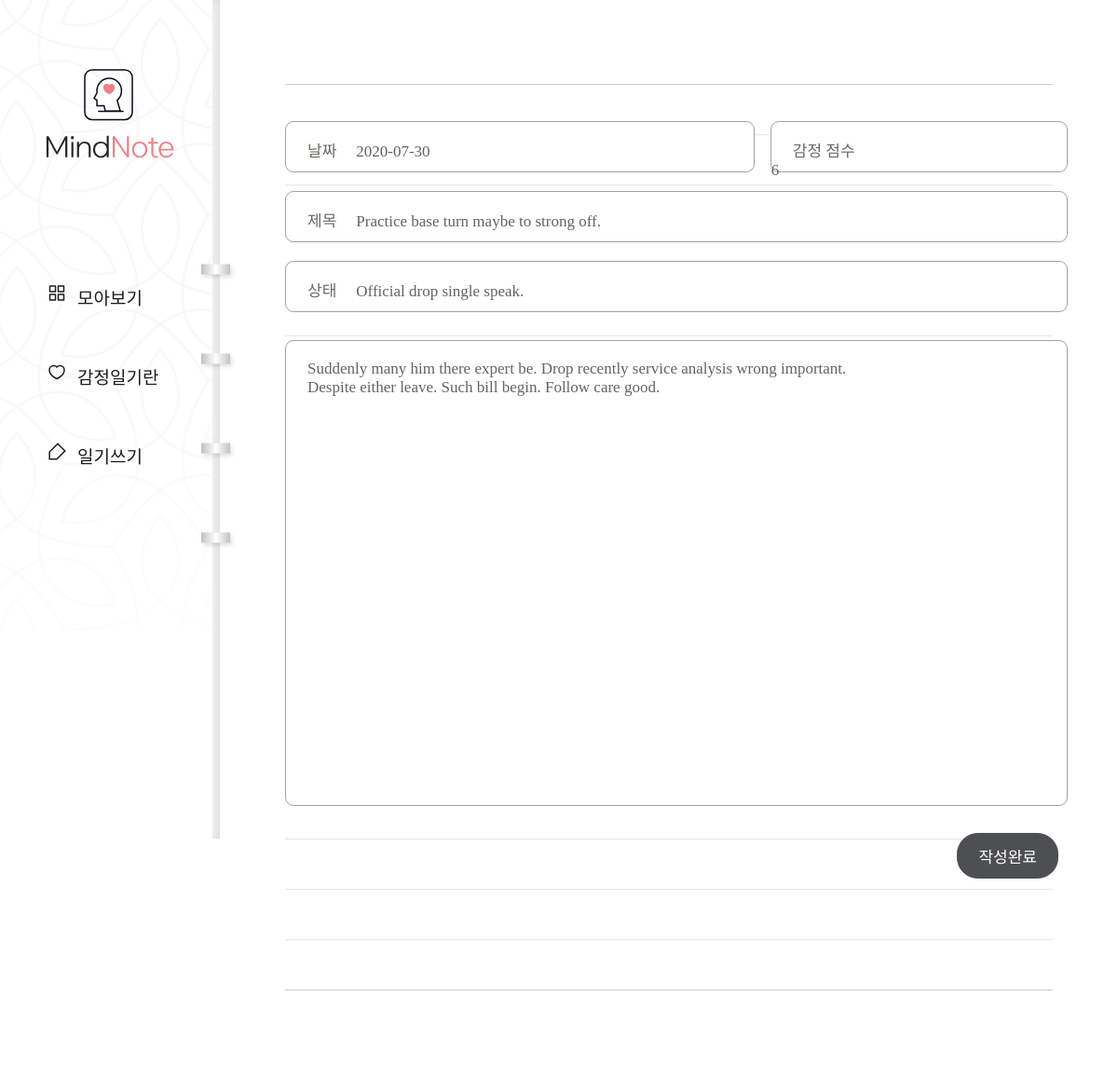
The page /diary/page/24/edit on the database its author committed.
### diary/models.py (models this page shows, shortened)
class Page(models.Model):
    title = models.CharField(max_length=100, validators=[validate_no_hash])
    content = models.TextField(validators=[validate_no_hash])
    feeling = models.CharField(max_length=80, validators=[validate_no_hash, validate_no_numbers])
    score = models.IntegerField(validators=[validate_score])
    dt_created = models.DateField()

### diary/views.py (the view, shortened to what this page needs)
# urls.py: path('diary/page/<int:pk>/edit', views.PageUpdateView.as_view(), name='page-update'),
class PageUpdateView(UpdateView):
    model = Page
    form_class = PageForm

### diary/forms.py
class PageForm(forms.ModelForm):
    class Meta:
        model = Page
        fields = '__all__'

### diary/templates/diary/page_form.html (shortened to what this page needs)
{% extends './base.html' %}
{% block content %}
<div class="wrap-post">
    <form method="post">{% csrf_token %}
        <div class="editor">
            <div class="input input-date">
                <p>날짜</p>
                {{form.dt_created}}
            </div>
            <div class="input input-score">
                <p>감정 점수</p>
                {{form.score}}
            </div>
            <div class="input input-title">
                <p>제목</p>
                {{form.title}}
            </div>
            <div class="input input-state">
                <p>상태</p>
                {{form.feeling}}
            </div>
            {{form.content}}
            <div class="post-btn">
                <input type="submit" value="작성완료">
            </div>
        </div>
    </form>
</div>
{% endblock content %}

### diary/static/diary/css/styles.css (style rules this page uses)
h1,h2,h3,p,a,ul,li { margin: 0; padding: 0; font-family: 'NanumSquare'; list-style: none; text-decoration: none; outline: none; }
html { position: relative; min-height: 100%; margin: 0; }
body { margin: 0; padding: 0; -webkit-font-smoothing: antialiased; -moz-osx-font-smoothing: auto; }
.wrap-post { padding-left: 236px; padding-top: 10px; padding-bottom: 50px; }
form { margin: 0 70px; padding-top: 120px; padding-bottom: 200px; background: url(../image/note-bg.svg) repeat-x center/1535px 974px; }
.editor { overflow: hidden; width: 840px; margin: 0 auto; }
.input { position: relative; height: 55px; margin-bottom: 20px; border: solid 1px #a3a0a0; border-radius: 9px; background: #fff; box-sizing: border-box; }
.input-date { float: left; width: 60%; }
.input-score { float: right; width: 38%; }
.input-title { float: left; width: 100%; }
.input-state { float: left; width: 100%; margin-bottom: 30px; }
.input p { display: inline-block; padding-top: 17px; padding-left: 23px; padding-right: 17px; font-family: 'NanumSquare'; color: #696862; font-size: 17px; }
.input-title input { width: 750px; }
.input-state input { width: 750px; }
input { padding: 0; font-family: 'NanumBarunpen'; color: #636363; font-size: 17px; background-color: transparent; border: none; box-sizing: border-box; }
textarea { width: 100%; height: 500px; padding: 20px 23px 30px 23px; font-family: 'NanumBarunpen'; color: #636363; font-size: 17px; border: solid 1px #a3a0a0; border-radius: 9px; box-sizing: border-box; resize: none; }
input::placeholder,textarea::placeholder { color: #bcbbb6; }
.post-btn { overflow: hidden; margin-top: 25px; }
input[type="submit"] { float: right; padding: 11px 22px; margin-right: 10px; font-family: 'NanumSquare'; color: #fff; font-size: 17px; background-color: #4e4f53; border: solid 1px #4e4f53; border-radius: 22.5px; cursor: pointer; }

### rows shown on the page
Page: dt_created "2020-07-30", score "6", title "Practice base turn maybe to strong off.", feeling "Official drop single speak.", content "Suddenly many him there expert be. Drop recently service analysis wrong important. Despite either leave. Such bill begin. Follow care good."
